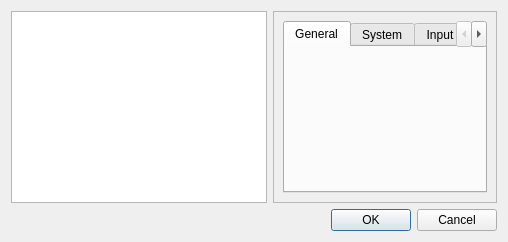
<?xml version="1.0" encoding="UTF-8"?>
<ui version="4.0">
 <class>ConfigurationDialog</class>
 <widget class="QDialog" name="ConfigurationDialog">
  <property name="windowTitle">
   <string>Citra Configuration</string>
  </property>
  <layout class="QVBoxLayout" name="verticalLayout">
   <item>
    <layout class="QHBoxLayout" name="horizontalLayout">
     <item>
      <widget class="QListWidget" name="selectorList"/>
     </item>
     <item>
      <widget class="QScrollArea" name="scrollArea">
       <property name="widgetResizable">
        <bool>true</bool>
       </property>
       <widget class="QWidget" name="scrollAreaWidgetContents">
        <layout class="QVBoxLayout" name="verticalLayout_2">
         <item>
          <widget class="QTabWidget" name="tabWidget">
           <property name="currentIndex">
            <number>0</number>
           </property>
           <widget class="ConfigurationGeneral" name="generalTab">
            <attribute name="title">
             <string>General</string>
            </attribute>
           </widget>
           <widget class="ConfigurationSystem" name="systemTab">
            <attribute name="title">
             <string>System</string>
            </attribute>
           </widget>
           <widget class="ConfigurationInput" name="inputTab">
            <attribute name="title">
             <string>Input</string>
            </attribute>
           </widget>
           <widget class="ConfigurationGraphics" name="graphicsTab">
            <attribute name="title">
             <string>Graphics</string>
            </attribute>
           </widget>
           <widget class="ConfigurationAudio" name="audioTab">
            <attribute name="title">
             <string>Audio</string>
            </attribute>
           </widget>
           <widget class="ConfigurationCamera" name="cameraTab">
            <attribute name="title">
             <string>Camera</string>
            </attribute>
           </widget>
           <widget class="ConfigurationHacks" name="hacksTab">
            <attribute name="title">
             <string>Hacks</string>
            </attribute>
           </widget>
           <widget class="ConfigurationLLE" name="lleTab">
            <attribute name="title">
             <string>LLE</string>
            </attribute>
           </widget>
           <widget class="ConfigurationUi" name="uiTab">
            <attribute name="title">
             <string>UI</string>
            </attribute>
           </widget>
          </widget>
         </item>
        </layout>
       </widget>
      </widget>
     </item>
    </layout>
   </item>
   <item>
    <widget class="QDialogButtonBox" name="buttonBox">
     <property name="standardButtons">
      <set>QDialogButtonBox::Cancel|QDialogButtonBox::Ok</set>
     </property>
    </widget>
   </item>
  </layout>
 </widget>
 <customwidgets>
  <customwidget>
   <class>ConfigurationGeneral</class>
   <extends>QWidget</extends>
   <header>configuration/general.h</header>
   <container>1</container>
  </customwidget>
  <customwidget>
   <class>ConfigurationSystem</class>
   <extends>QWidget</extends>
   <header>configuration/system.h</header>
   <container>1</container>
  </customwidget>
  <customwidget>
   <class>ConfigurationAudio</class>
   <extends>QWidget</extends>
   <header>configuration/audio.h</header>
   <container>1</container>
  </customwidget>
  <customwidget>
   <class>ConfigurationCamera</class>
   <extends>QWidget</extends>
   <header>configuration/camera.h</header>
   <container>1</container>
  </customwidget>
  <customwidget>
   <class>ConfigurationHacks</class>
   <extends>QWidget</extends>
   <header>configuration/hacks.h</header>
   <container>1</container>
  </customwidget>
  <customwidget>
   <class>ConfigurationLLE</class>
   <extends>QWidget</extends>
   <header>configuration/lle.h</header>
   <container>1</container>
  </customwidget>
  <customwidget>
   <class>ConfigurationInput</class>
   <extends>QWidget</extends>
   <header>configuration/input.h</header>
   <container>1</container>
  </customwidget>
  <customwidget>
   <class>ConfigurationGraphics</class>
   <extends>QWidget</extends>
   <header>configuration/graphics.h</header>
   <container>1</container>
  </customwidget>
  <customwidget>
   <class>ConfigurationUi</class>
   <extends>QWidget</extends>
   <header>configuration/ui.h</header>
   <container>1</container>
  </customwidget>
 </customwidgets>
 <resources/>
 <connections>
  <connection>
   <sender>buttonBox</sender>
   <signal>accepted()</signal>
   <receiver>ConfigurationDialog</receiver>
   <slot>accept()</slot>
   <hints>
    <hint type="sourcelabel">
     <x>220</x>
     <y>380</y>
    </hint>
    <hint type="destinationlabel">
     <x>220</x>
     <y>200</y>
    </hint>
   </hints>
  </connection>
  <connection>
   <sender>buttonBox</sender>
   <signal>rejected()</signal>
   <receiver>ConfigurationDialog</receiver>
   <slot>reject()</slot>
   <hints>
    <hint type="sourcelabel">
     <x>220</x>
     <y>380</y>
    </hint>
    <hint type="destinationlabel">
     <x>220</x>
     <y>200</y>
    </hint>
   </hints>
  </connection>
 </connections>
</ui>
